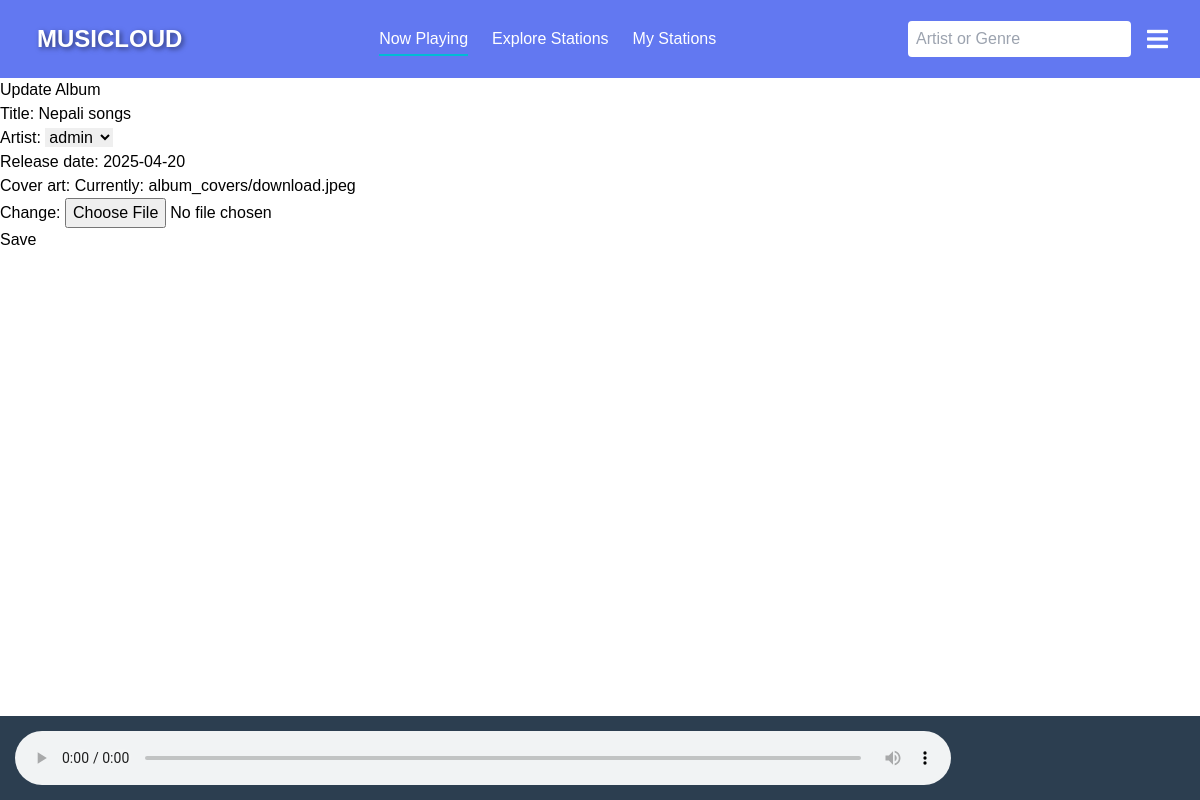
Page /albums/edit/1/ (signed in) on the committed database.
### app/models.py (models this page shows, shortened)
class Album(models.Model):
    title = models.CharField(max_length=200)
    artist = models.ForeignKey(Artist, on_delete=models.CASCADE)
    release_date = models.DateField()
    cover_art = models.ImageField(upload_to='album_covers/')

### app/views.py (the view)
# urls.py: path('albums/edit/<int:pk>/',views.album_edit, name='album_edit'),
@login_required
def album_edit(request, pk):
    album=  get_object_or_404(Album, pk=pk, artist__user=request.user)
    form = AlbumForm(request.POST or None, request.FILES or None, instance=album)
    if form.is_valid():
        form.save()
        messages.success(request, "Album Updated. ")
        return redirect('album_list')
    return render(request, 'album/album_form.html', {'form':form})

### app/forms.py
class AlbumForm(forms.ModelForm):
    class Meta:
        model = Album
        fields = ['title','artist','release_date','cover_art']

### app/models.py (called while the page is built)
    def __str__(self):
        return self.user.username

### templates/album/album_form.html
{% extends "base.html" %} {% block content %}
<h2>{{ form.instance.pk|yesno:"Update,Create" }} Album</h2>
<form method="post" enctype="multipart/form-data">
  {% csrf_token %} {{ form.as_p }}
  <button type="submit">Save</button>
</form>
{% endblock %}

### static/css/styles.css (style rules this page uses)
* { margin: 0; padding: 0; box-sizing: border-box; }
:root { --primary-color: #6278f1; --secondary-color: #a2f75e; --primary-text-color: #ffffff; --secondary-text-clolor: rgb(0, 0, 0); --border-radius: 8px; --box-shadow: 0 2px 10px rgba(0, 0, 0, 0.1); }
body { margin: 0; font-family: Arial, sans-serif; }

### templates/base.html (style rules this page uses)
body { padding-bottom: 80px; }

### rows in the picture
Album: instance.pk "Update", title "Nepali songs", artist "admin", release_date "2025-04-20"
